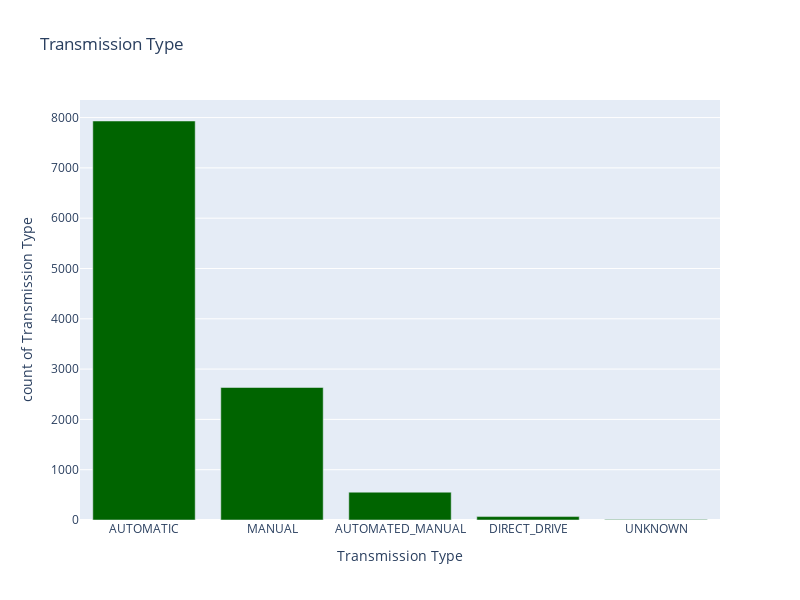

Notebook code for this chart:
### Code cell
value_count(data, 'Transmission Type')

### Figure 1 — Plotly figure (JSON) as saved in the notebook; plotly's stock layout.template omitted (floating-point values rounded to 4 significant figures)
{"data": [{"alignmentgroup": "True", "hovertemplate": "Transmission Type=%{x}<br>count of Transmission Type=%{y}<extra></extra>", "legendgroup": "", "marker": {"color": "darkgreen", "pattern": {"shape": ""}}, "name": "", "offsetgroup": "", "orientation": "v", "showlegend": false, "textposition": "auto", "type": "bar", "x": ["AUTOMATIC", "MANUAL", "AUTOMATED_MANUAL", "DIRECT_DRIVE", "UNKNOWN"], "xaxis": "x", "y": [7932, 2634, 553, 68, 12], "yaxis": "y"}], "layout": {"barmode": "relative", "height": 600, "legend": {"tracegroupgap": 0}, "title": {"text": "Transmission Type"}, "width": 800, "xaxis": {"anchor": "y", "domain": [0, 1], "title": {"text": "Transmission Type"}}, "yaxis": {"anchor": "x", "domain": [0, 1], "title": {"text": "count of Transmission Type"}}}}
